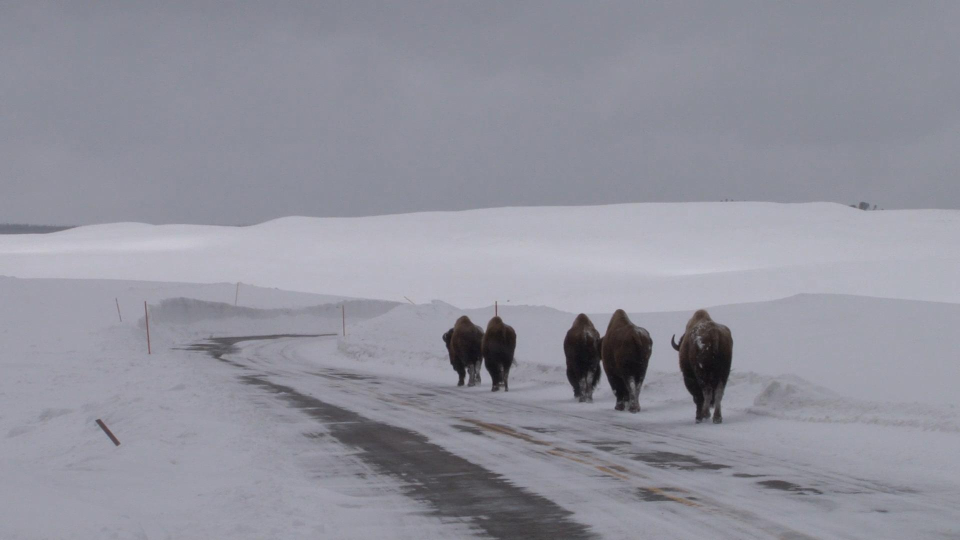
#> input picture Finding_and_Analyzing_Objects/images/bison.jpg, 1920 x 1080 px (shown at 1/2 size)
$ jupyter execute Example_3.ipynb
#> lines starting #> are read from the running program, lines starting #| are printed output that depends on the picture; after the words box and inside, x2 and y2 are one past the last pixel; in counts of white or black regions, pixels touching at a corner belong together
#> further down, bison is the input picture: shape (1080, 1920, 3); mean B, G, R 156.8, 145.9, 145.7
### Finding_and_Analyzing_Objects/aux_functions.py
import cv2
import numpy as np
from skimage.segmentation import chan_vese
from skimage import morphology
from scipy import ndimage
from scipy.ndimage import grey_dilation, generate_binary_structure
from skimage.morphology import disk

def bison_mask(bison, window, chan_mu=0.1):
#> called with window = (600, 850, 750, 1500), chan_mu = 0.1
    gray = cv2.cvtColor(bison, cv2.COLOR_RGB2GRAY)
    binary = chan_vese(gray[window[0]:window[1], window[2]:window[3]], mu=chan_mu)
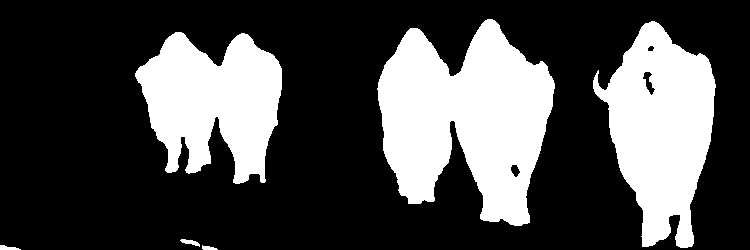
#> binary: shape (250, 750) bool; 29.3% white; 6 white regions, box (x1, y1, x2, y2) and area: (377, 19, 555, 226) 23489, (593, 21, 716, 248) 16648, (135, 32, 282, 184) 14561, (180, 239, 200, 247) 77, (0, 245, 21, 250) 68, (202, 245, 218, 250) 51
    mask = np.zeros_like(gray).astype('bool')
    mask[window[0]:window[1], window[2]:window[3]] = binary
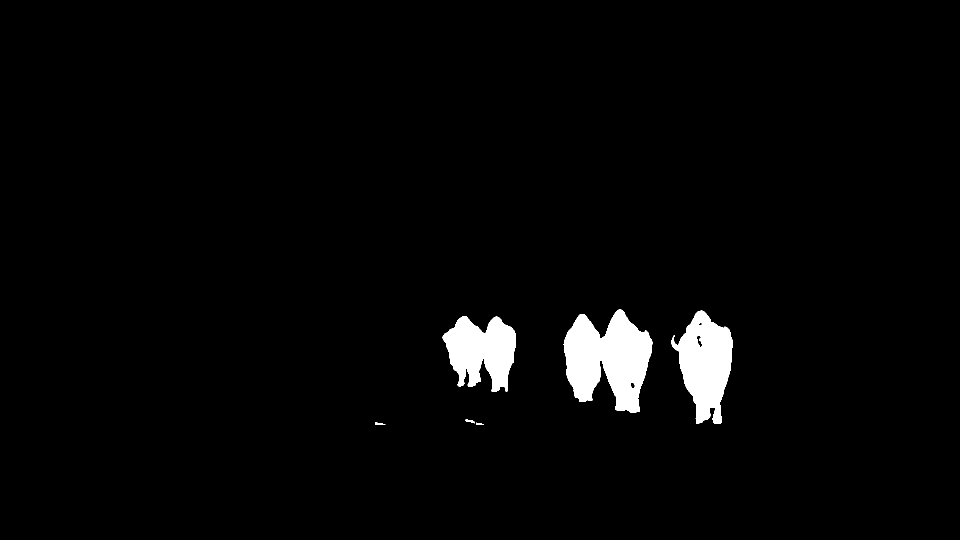
#> mask: shape (1080, 1920) bool (shown at 1/2 size); 2.6% white; 6 white regions, box (x1, y1, x2, y2) and area: (1127, 619, 1305, 826) 23489, (1343, 621, 1466, 848) 16648, (885, 632, 1032, 784) 14561, (930, 839, 950, 847) 77, (750, 845, 771, 850) 68, (952, 845, 968, 850) 51
    structuring_element = disk(5)
    mask = cv2.morphologyEx(mask.astype(np.uint8), cv2.MORPH_CLOSE, structuring_element)
#> mask: shape (1080, 1920); values 0 (black) and 1 (white), 2.7% white; 5 white regions, box (x1, y1, x2, y2) and area: (1127, 619, 1305, 826) 23773, (1343, 621, 1466, 848) 16926, (885, 632, 1032, 784) 14918, (930, 839, 968, 850) 134, (750, 845, 771, 850) 69
    mask = ndimage.binary_fill_holes(mask)

    return mask


def morphological_reconstruction(marker, mask, connectivity=1):
    """Perform morphological reconstruction of the marker into the mask.

    See the Matlab image processing toolbox documentation for details:
    http://www.mathworks.com/help/toolbox/images/f18-16264.html
    """
    sel = generate_binary_structure(marker.ndim, connectivity)
    diff = True
    while diff:
        markernew = grey_dilation(marker, footprint=sel)
        markernew = np.minimum(markernew, mask)
        diff = (markernew - marker).max() > 0
        marker = markernew

    return marker


def hminima(a, thresh):
    """Suppress all minima that are shallower than thresh.

    Parameters
    ----------
    a : array
        The input array on which to perform hminima.
    thresh : float
        Any local minima shallower than this will be flattened.

    Returns
    -------
    out : array
        A copy of the input array with shallow minima suppressed.
    """
    maxval = a.max()
    ainv = maxval - a

    return maxval - morphological_reconstruction(ainv-thresh, ainv)

### Finding_and_Analyzing_Objects/Example_3.ipynb
# Separating Overlapping Bison in a Mask

[cell 1]
import cv2
import matplotlib.pyplot as plt
import numpy as np
from skimage.segmentation import watershed
from skimage.color import label2rgb
import aux_functions as aux_func
from skimage.measure import regionprops

[cell 2]
bison = cv2.imread("./images/bison.jpg")
bison = cv2.cvtColor(bison, cv2.COLOR_BGR2RGB)
bison_binary = aux_func.bison_mask(bison, (600, 850, 750, 1500))

fig, axs = plt.subplots(1, 2, figsize=(15, 15))
axs[0].imshow(bison)
axs[0].axis('off')
axs[0].set_title("RGB")
axs[1].imshow(bison_binary, cmap='gray')
axs[1].axis('off')
axs[1].set_title("Binary")
plt.show()
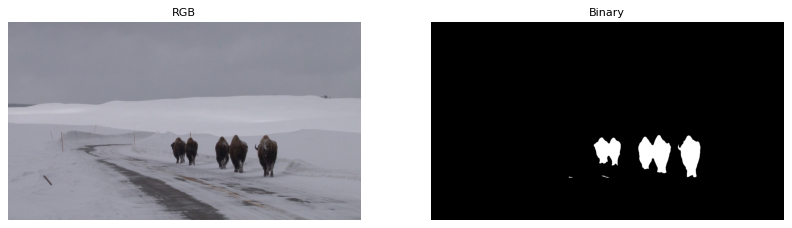
#> figure drawn by matplotlib, 2 panels

To apply watershed, we need a grayscale image that approximately marks the bison. We can often use a distance matrix for the grayscale image. In the distance matrix, each pixel is assigned a value that is the minimal distance between that pixel and the background.
We can use the [cv2.distanceTransform()](https://docs.opencv.org/4.x/d7/d1b/group__imgproc__misc.html#ga25c259e7e2fa2ac70de4606ea800f12f) function to calculate the distance matrix that assigns a value to each pixel that is the minimal distance between that pixel and the nearest non-zero pixel.

[cell 3]
distance = cv2.distanceTransform(bison_binary.astype(np.uint8), cv2.DIST_L2, 5)

plt.imshow(distance, cmap='gray')
plt.title("Distance matrix")
plt.axis('off')
plt.show()

Since the background needs to be bright to apply watershed, we need to take the complement of the grayscale image.

[cell 4]
distance = ~distance.astype(np.uint8)
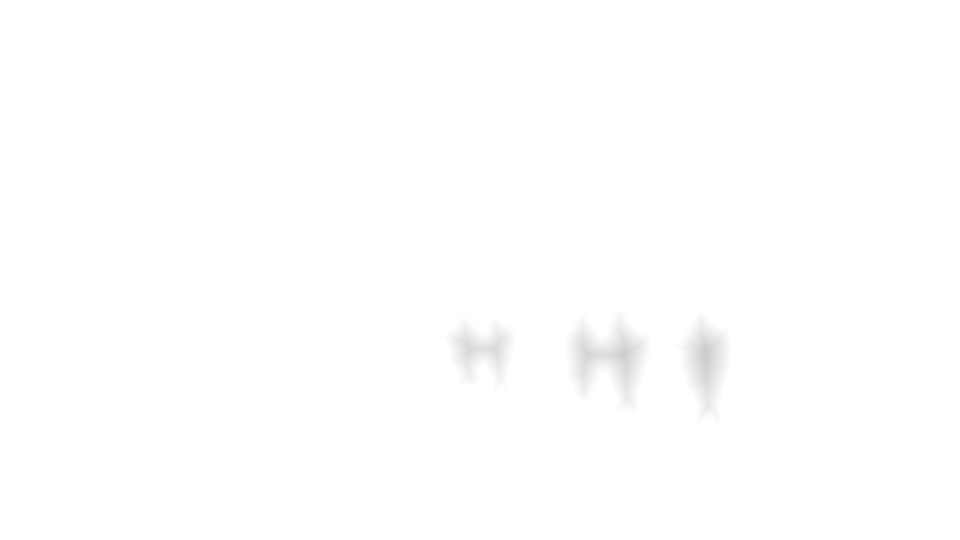
#> distance: shape (1080, 1920) (shown at 1/2 size); min 202, max 255, mean 254.5

plt.imshow(distance, cmap='gray')
plt.title("Distance matrix")
plt.axis('off')
plt.show()

We can suppress minima with depth less than h by implementing a function similar to [imhmin()](https://www.mathworks.com/help/images/ref/imhmin.html) from MathWorks.

[cell 5]
distance = aux_func.hminima(distance, 4)
#> in hminima, `maxval = a.max()`: maxval = 255
#> in hminima, `ainv = maxval - a`:
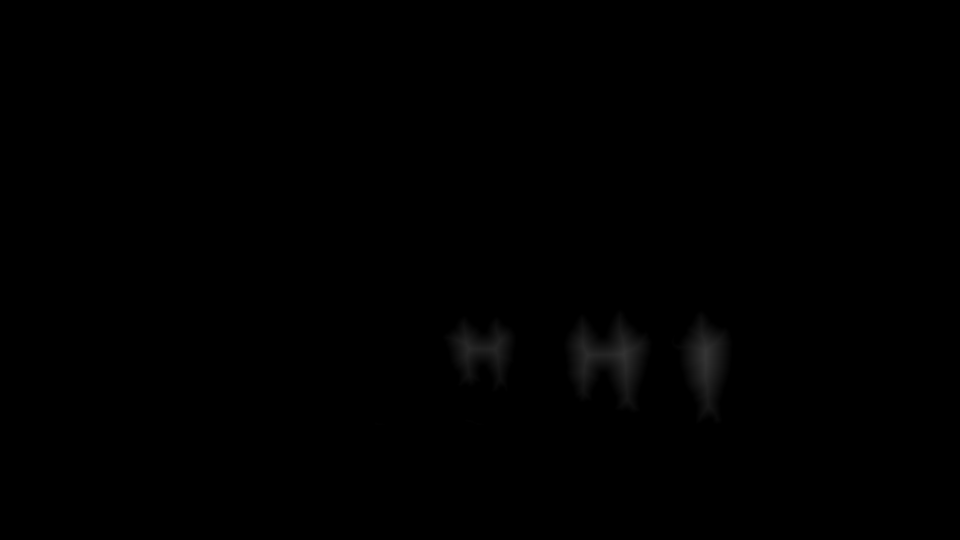
#> ainv: shape (1080, 1920) (shown at 1/2 size); min 0, max 53, mean 0.5
#> the loop in morphological_reconstruction, `while diff:` made 23 passes
#> diff on passes 1 to 12: True, True, True, True, True, True, True, True, True, True, True, True
#> pass 1, in morphological_reconstruction, `markernew = grey_dilation(marker, footprint=sel)`:
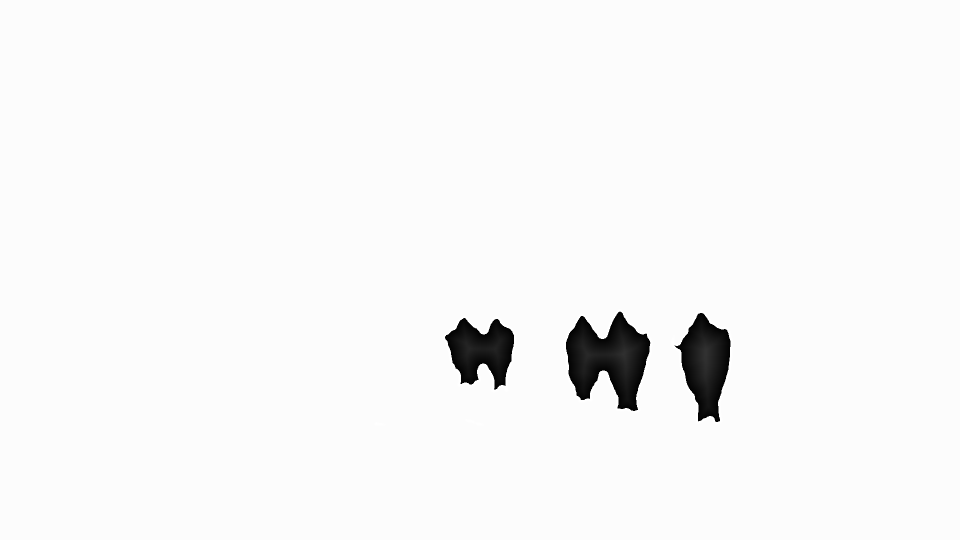
#> markernew: shape (1080, 1920) (shown at 1/2 size); min 0, max 255, mean 246.7

We can apply the watershed algorithm to a grayscale image using the [watershed()](https://scikit-image.org/docs/stable/api/skimage.segmentation.html#skimage.segmentation.watershed) function.

[cell 6]
bison_separated = watershed(distance)
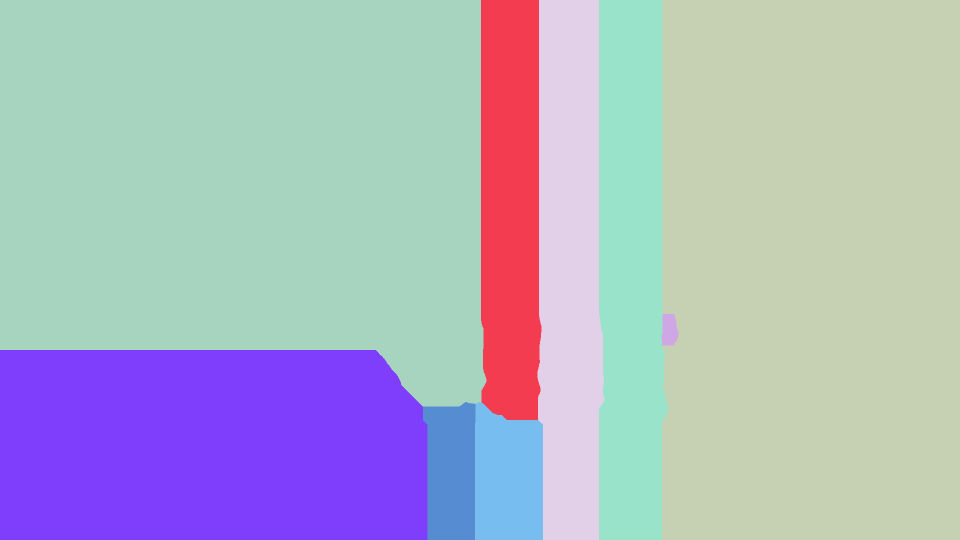
#> bison_separated: shape (1080, 1920) int32 (shown at 1/2 size); 9 distinct labels, from 1 to 9; one colour per label, 0 black

plt.imshow(bison_separated, cmap='gray')
plt.title("Watershed basins")
plt.axis('off')
plt.show()

We can use a mask to assign background pixels to be a certain value.

[cell 7]
bison_separated[~bison_binary] = 0
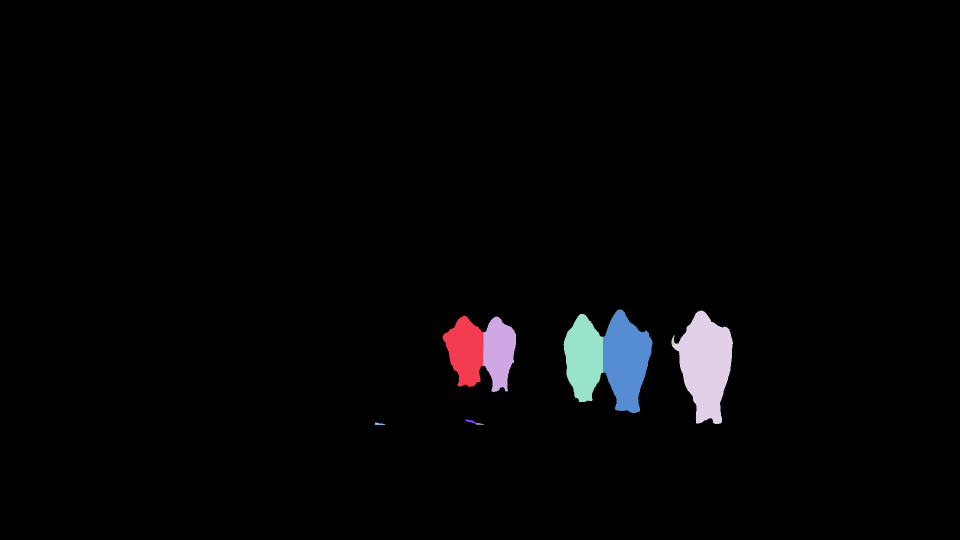
#> bison_separated: shape (1080, 1920) int32 (shown at 1/2 size); 10 distinct labels, from 0 to 9; one colour per label, 0 black
for region in regionprops(bison_separated):
        if region.area < 2000:
            bison_separated[bison_separated == region.label] = 0
#> this loop made 9 passes
#> bison_separated: shape (1080, 1920) int32; 6 distinct labels, from 0 to 6

plt.imshow(bison_separated, cmap='gray')
plt.title("Mask")
plt.axis('off')
plt.show()

Overlay label matrix regions on 2-D image

[cell 8]
bison_rgb = label2rgb(bison_separated, image=bison, bg_label=0)
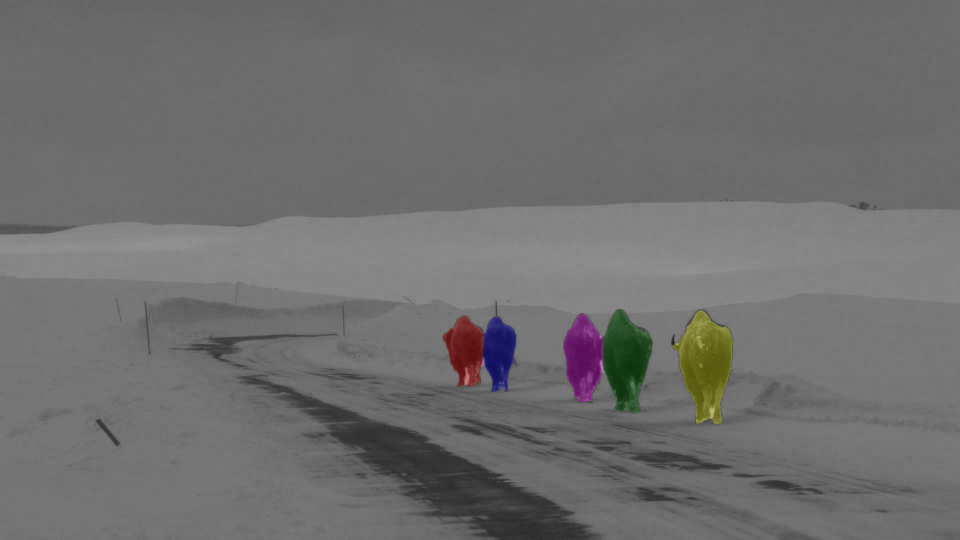
#> bison_rgb: shape (1080, 1920, 3) float64 (shown at 1/2 size); mean R, G, B 0.436, 0.434, 0.433
for i in range(3):
    bison_rgb[~bison_binary, i] = bison[~bison_binary, i] / 255
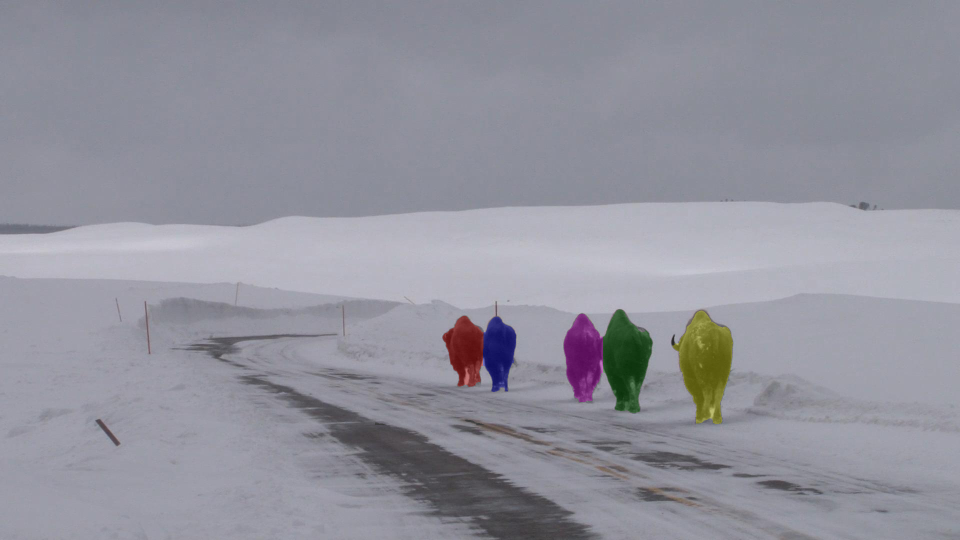
#> bison_rgb: shape (1080, 1920, 3) float64 (shown at 1/2 size); mean R, G, B 0.575, 0.575, 0.616

plt.imshow(bison_rgb)
plt.axis('off')
plt.title('Color labels')
plt.show()
